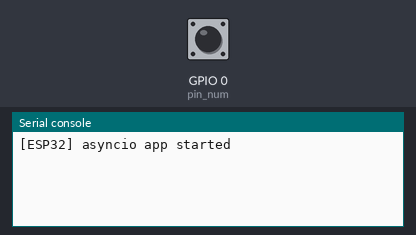
This program was run on a simulated ESP32 board running MicroPython. Shown: the last lines printed to the serial console. The inputs (shaded band) are chosen by the test bench; at power-on: GPIO 0 (pin_num) HIGH. Threads take turns every 2 ms.

Above: at 1.2 s.
1.3 s: GPIO 0 (pin_num) pulled LOW for 0.15 s
At 2.9 s:
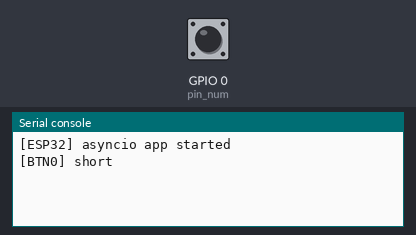
3.2 s: GPIO 0 (pin_num) pulled LOW for 3.2 s
At 7.2 s:
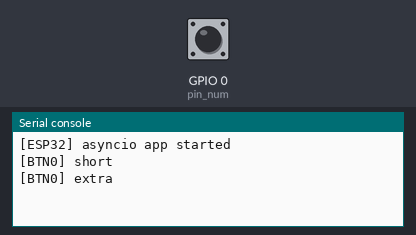
7.9 s: GPIO 0 (pin_num) pulsed LOW 2 times (0.12 s each, 0.3 s apart)
At 9.3 s:
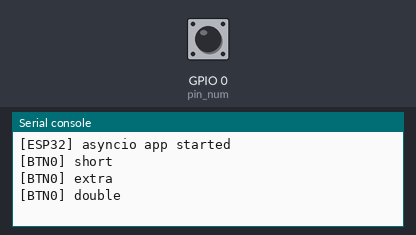

Measured:
- after the input at 1.3 s, the serial console: prints a new line after 0.48 s (image 1)
- after the input at 3.2 s, the serial console: prints a new line after 3.2 s (image 2)
- after the input at 7.9 s, the serial console: prints a new line after 0.45 s (image 3)

The program:

main.py
```python
"""Minimal ESP32 app: uasyncio on a background thread, REPL stays available.

Optional buttons (HW.BTN0_PIN / HW.PAGE_BTN_PIN) report short/double/long/
extra gestures through the on_* handlers below."""

import _thread
import sys
import time
import uasyncio as asyncio

import machine

import HW
from buttons import InterruptPageButton

AUTO_START = True
_BG_THREAD_STACK = 8192
_RUNNING = False
_STOP_REQUESTED = False
_ticks = 0
_led = None


def _set_led(on):
    if _led is None:
        return
    active_value = 0 if HW.USER_LED_ACTIVE_LOW else 1
    inactive_value = 1 - active_value
    _led.value(active_value if on else inactive_value)


async def _app_task():
    global _ticks
    print("[{}] asyncio app started".format(HW.BOARD_NAME))
    while not _STOP_REQUESTED:
        _ticks += 1
        _set_led(_ticks % 2 == 0)
        await asyncio.sleep_ms(HW.APP_TICK_MS)
    _set_led(False)


def _gesture_handlers(label):
    # Reemplazar por la accion real de cada proyecto.
    def make(kind):
        return lambda: print("[{}] {}".format(label, kind))
    return {"short": make("short"), "double": make("double"),
            "long": make("long"), "extra": make("extra")}


def _start_buttons():
    for label, pin_num in (("BTN0", HW.BTN0_PIN), ("PAGE", HW.PAGE_BTN_PIN)):
        pin = HW.make_button(pin_num)
        if pin is None:
            continue
        button = InterruptPageButton(
            pin,
            irq_trigger=machine.Pin.IRQ_FALLING | machine.Pin.IRQ_RISING,
            label=label,
            **_gesture_handlers(label))
        asyncio.create_task(button.task())


async def _main_async():
    global _led
    _led = HW.make_user_led()
    _start_buttons()
    await _app_task()


def _background():
    global _RUNNING, _STOP_REQUESTED
    try:
        asyncio.run(_main_async())
    except Exception as exc:
        print("[main] background app failed:", exc)
        try:
            sys.print_exception(exc)
        except AttributeError:
            pass
    finally:
        _RUNNING = False
        _STOP_REQUESTED = False


def start():
    """Start the async app on a thread and return immediately to the REPL."""
    global _RUNNING, _STOP_REQUESTED
    if _RUNNING:
        print("[main] already running")
        return False
    _STOP_REQUESTED = False
    _RUNNING = True
    try:
        _thread.stack_size(_BG_THREAD_STACK)
    except (AttributeError, OSError) as exc:
        print("[main] could not set thread stack size:", exc)
    try:
        _thread.start_new_thread(_background, ())
    except Exception as exc:
        _RUNNING = False
        print("[main] could not start background thread:", exc)
        return False
    return True


def stop(wait_ms=0):
    """Request app shutdown; optionally wait for the background thread."""
    global _STOP_REQUESTED
    if not _RUNNING:
        print("[main] not running")
        return False
    _STOP_REQUESTED = True
    remaining = int(wait_ms)
    while _RUNNING and remaining > 0:
        time.sleep_ms(10)
        remaining -= 10
    return True


def status():
    """Print app state from the REPL."""
    print("[STATUS] board={} running={} ticks={} led_pin={}".format(
        HW.BOARD_NAME, _RUNNING, _ticks, HW.USER_LED_PIN))


if AUTO_START:
    start()
```

HW.py
```python
"""Minimal, board-specific hardware settings for an ESP32 MicroPython app."""

import machine

BOARD_NAME = "ESP32"
APP_TICK_MS = 1000

# Set this to the onboard LED GPIO for the target board, or leave None if
# the board has no user LED / its LED pin is not yet known.
USER_LED_PIN = None
USER_LED_ACTIVE_LOW = False

# Botones (activo-bajo, ver buttons.py). None = no usado.
# BOOT/GPIO0 sirve en runtime una vez que main.py ya esta corriendo
# (startup_cleanup.py lo lee solo al arrancar).
BTN0_PIN = 0
PAGE_BTN_PIN = None      # segundo boton de usuario (p.ej. GPIO21 en T190)
BTN_PULL_UP = True       # False si la placa trae pull-up externo


def make_user_led():
    """Return a configured LED output, or None when no LED pin is configured."""
    if USER_LED_PIN is None:
        return None
    initial = 1 if USER_LED_ACTIVE_LOW else 0
    return machine.Pin(USER_LED_PIN, machine.Pin.OUT, value=initial)


def make_button(pin_num):
    """Return an input Pin for an active-low button, or None if pin_num is None."""
    if pin_num is None:
        return None
    if BTN_PULL_UP:
        return machine.Pin(pin_num, machine.Pin.IN, machine.Pin.PULL_UP)
    return machine.Pin(pin_num, machine.Pin.IN)
```

buttons.py
```python
# buttons.py -- botones digitales con gestos short/double/long/extra.
# Origen: New T190/buttons.py (se quito UpDownButtons, rocker ADC).
#
# PageButton           : sondeo (polling) cada POLL_MS.
# InterruptPageButton  : flancos por IRQ + debounce en asyncio (recomendado).
# Ambos son activo-bajo (pulsado = 0): usar PULL_UP interno o externo.
# Las tareas (.task()) deben correr dentro de un loop uasyncio.
#
# Uso:
#   btn = InterruptPageButton(Pin(0, Pin.IN, Pin.PULL_UP),
#       irq_trigger=Pin.IRQ_FALLING | Pin.IRQ_RISING,
#       short=on_short, double=on_double, long=on_long, extra=on_extra)
#   asyncio.create_task(btn.task())

import uasyncio as asyncio
import time

DEBUG = False

PAGE_DEFAULTS = {
    "SHORT_MS": 420,
    "LONG_MS": 1200,
    "EXTRA_MS": 2200,
    "DOUBLE_MS": 320,
    "POLL_MS": 20,
}


def _ticks():
    return time.ticks_ms()


def _diff(a, b):
    return time.ticks_diff(a, b)


if hasattr(time, "ticks_add"):
    _ticks_add = time.ticks_add
else:
    def _ticks_add(base, delta):
        return (base + delta) & 0x7FFFFFFF


class PageButton:
    """Boton digital simple (S3/GPIO21 o BTN0/GPIO0): distingue
    short/double/long/extra por la duracion de la pulsacion y la
    ventana entre clicks sucesivos (DOUBLE_MS)."""

    def __init__(self, pin_in, *, short=lambda: None, double=lambda: None,
                 long=lambda: None, extra=lambda: None, timings=None, label="Page"):
        self.pin = pin_in
        self.cb_short = short
        self.cb_double = double
        self.cb_long = long
        self.cb_extra = extra
        self.t = PAGE_DEFAULTS.copy()
        self.t.update(timings or {})
        self.label = label

        self._is_pressed = False
        self._press_started = 0
        self._pending_clicks = 0
        self._pending_deadline = None

    def _fire(self, kind, callback):
        if DEBUG:
            now = _ticks()
            duration = _diff(now, self._press_started) if self._press_started else 0
            print("[{}] {:>6}ms {}".format(self.label, duration, kind))
        if callable(callback):
            callback()

    def _handle_release(self, now):
        duration = _diff(now, self._press_started)
        short_ms = int(self.t.get("SHORT_MS", PAGE_DEFAULTS["SHORT_MS"]))
        long_ms = int(self.t.get("LONG_MS", PAGE_DEFAULTS["LONG_MS"]))
        extra_ms = int(self.t.get("EXTRA_MS", PAGE_DEFAULTS["EXTRA_MS"]))
        double_ms = int(self.t.get("DOUBLE_MS", PAGE_DEFAULTS["DOUBLE_MS"]))

        if duration >= extra_ms:
            self._fire("extra", self.cb_extra)
            self._pending_clicks = 0
            self._pending_deadline = None
        elif duration >= long_ms:
            self._fire("long", self.cb_long)
            self._pending_clicks = 0
            self._pending_deadline = None
        elif duration <= short_ms:
            self._pending_clicks += 1
            if self._pending_clicks == 1:
                self._pending_deadline = _ticks_add(now, double_ms)
            elif (self._pending_deadline is not None and
                  _diff(self._pending_deadline, now) > 0):
                self._fire("double", self.cb_double)
                self._pending_clicks = 0
                self._pending_deadline = None
            else:
                self._fire("short", self.cb_short)
                self._pending_clicks = 1
                self._pending_deadline = _ticks_add(now, double_ms)

    async def task(self):
        poll_ms = max(5, int(self.t.get("POLL_MS", 20)))

        while True:
            now = _ticks()
            value = self.pin.value()

            if value == 0 and not self._is_pressed:
                self._is_pressed = True
                self._press_started = now

            if value == 1 and self._is_pressed:
                self._is_pressed = False
                self._handle_release(now)

            if self._pending_clicks == 1 and self._pending_deadline is not None:
                if _diff(now, self._pending_deadline) >= 0:
                    self._fire("short", self.cb_short)
                    self._pending_clicks = 0
                    self._pending_deadline = None

            await asyncio.sleep_ms(poll_ms)


class InterruptPageButton(PageButton):
    """PageButton con captura de flancos por IRQ y debounce en asyncio."""

    _EDGE_QUEUE_SIZE = 16
    _EDGE_QUEUE_MASK = _EDGE_QUEUE_SIZE - 1

    def __init__(self, pin_in, *, irq_trigger, debounce_ms=25,
                 timings=None, **kwargs):
        super().__init__(pin_in, timings=timings, **kwargs)
        self.debounce_ms = max(1, int(debounce_ms))
        self._edge_values = [1] * self._EDGE_QUEUE_SIZE
        self._edge_ticks = [0] * self._EDGE_QUEUE_SIZE
        self._edge_head = 0
        self._edge_tail = 0
        self._edge_overflows = 0
        self._stable_value = 1
        self._candidate_value = int(pin_in.value())
        self._candidate_tick = _ticks()
        self.pin.irq(handler=self._on_edge, trigger=irq_trigger)

    def _on_edge(self, pin):
        head = self._edge_head
        if head - self._edge_tail >= self._EDGE_QUEUE_SIZE:
            self._edge_tail += 1
            self._edge_overflows += 1
        index = head & self._EDGE_QUEUE_MASK
        self._edge_values[index] = pin.value()
        self._edge_ticks[index] = _ticks()
        self._edge_head = head + 1

    def close(self):
        self.pin.irq(handler=None)

    async def task(self):
        poll_ms = max(2, min(10, int(self.t.get("POLL_MS", 5))))
        while True:
            while self._edge_tail < self._edge_head:
                index = self._edge_tail & self._EDGE_QUEUE_MASK
                value = self._edge_values[index]
                tick = self._edge_ticks[index]
                self._edge_tail += 1
                if value != self._candidate_value:
                    self._candidate_value = value
                    self._candidate_tick = tick

            now = _ticks()
            if (self._candidate_value != self._stable_value and
                    _diff(now, self._candidate_tick) >= self.debounce_ms):
                if self.pin.value() == self._candidate_value:
                    self._stable_value = self._candidate_value
                    if self._stable_value == 0:
                        self._is_pressed = True
                        self._press_started = self._candidate_tick
                    elif self._is_pressed:
                        self._is_pressed = False
                        self._handle_release(self._candidate_tick)
                else:
                    self._candidate_value = int(self.pin.value())
                    self._candidate_tick = now

            if self._pending_clicks == 1 and self._pending_deadline is not None:
                if _diff(now, self._pending_deadline) >= 0:
                    self._fire("short", self.cb_short)
                    self._pending_clicks = 0
                    self._pending_deadline = None

            await asyncio.sleep_ms(poll_ms)
```

startup_cleanup.py
```python
"""Recuperacion: borra main.py si el boton BOOT esta presionado al arrancar.

Util cuando main.py bloquea el REPL (loop sin salida, crash en import).
Mantener BOOT (GPIO0) al dar reset/power-on; main.py se elimina y el
arranque cae en startup_fallback (WiFi + WebREPL + FTP) o en el REPL.
Si preferis conservar el archivo, usar d.py (lo renombra a mainBkp.py).
"""

BOOT_PIN = 0   # GPIO del boton BOOT (0 en casi todas las ESP32/S3)

try:
    import machine
except ImportError:
    machine = None

try:
    import uos
except ImportError:
    uos = None


def run():
    if machine is None or uos is None or not hasattr(machine, "Pin"):
        return
    try:
        button = machine.Pin(BOOT_PIN, machine.Pin.IN, machine.Pin.PULL_UP)
    except (TypeError, ValueError):
        button = machine.Pin(BOOT_PIN, machine.Pin.IN)
    try:
        pressed = button.value() == 0
    except AttributeError:
        pressed = False
    if not pressed:
        return
    try:
        uos.remove("main.py")
        print("[startup] BOOT held: main.py removed; recovery mode")
    except OSError as exc:
        print("[startup] main.py could not be removed:", exc)
```

startup_fallback.py
```python
"""Fallback: si no hay main.py, levanta WiFi (+ WebREPL + FTP) para
poder subir codigo por red.

Depende del modulo congelado `wifiConnect` del FW (ver
CATALOGO_MODULOS_FW.md); lee wifi_config.py e ipaddress.cfg.
"""

try:
    import uos
except ImportError:
    uos = None


def run():
    if uos is not None:
        try:
            uos.stat("main.py")
            return
        except OSError:
            pass
    try:
        import wifiConnect
    except ImportError:
        print("[startup] main.py absent; wifiConnect fallback unavailable")
```

boot.py
```python
# boot.py -- plantilla base ESP32
# Orden: cleanup (recuperacion) -> fallback (sin main.py) -> hostname.
# Cada paso es opcional: si el modulo no existe se ignora, asi boot.py
# nunca impide llegar al REPL.
import network
import machine

HOSTNAME_PREFIX = "ESP32"   # cambiar por proyecto, p.ej. "T190", "PaddockS3"

try:
    import startup_cleanup
    startup_cleanup.run()
except ImportError:
    pass

try:
    import startup_fallback
    startup_fallback.run()
except ImportError:
    pass

if hasattr(network, "hostname"):
    try:
        uid = machine.unique_id()
        suffix = "{:02X}{:02X}".format(uid[-2], uid[-1])
    except Exception:
        suffix = "0000"
    network.hostname("{}-{}".format(HOSTNAME_PREFIX, suffix))
```
